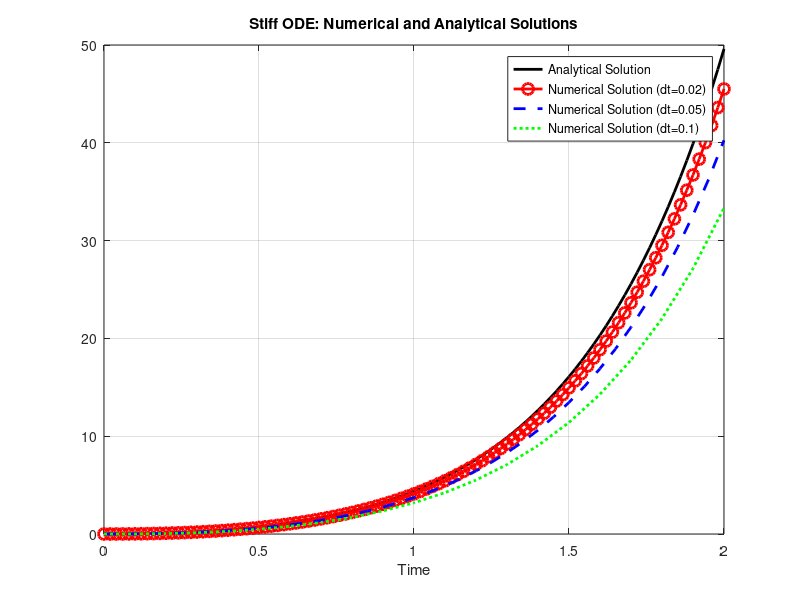

Recreate this plot in MATLAB.
clc; % Clear the command window.
clear; % Erase all existing variables. Or clearvars if you want.
close all; % Close all figures (except those of imtool.)



t_max = 2; % Maximum time to simulate
Dt=0.02; % Numerical Time step
t=0:Dt:t_max;   % Time vector
N=size(t,2); % Number of time steps
f(1) = 0; % Initial condition f(1) <==> t=0
for i = 1:N-1
    f(i+1)= f(i)+ Dt*(2*f(i)+ 4*t(i)); % Euler step to calculate f(i+1)
end

% Analytical solution
f_analytical = (-2*t)-1+ 1*exp(2*t);

% Plotting

plot(t, f_analytical, 'black', 'LineWidth', 2); % Analytical solution
hold on;
plot(t, f, 'ro-', 'MarkerSize', 8,'LineWidth',2); % Numerical solution with nodes at each time step

dt2 = 0.05; % Second time step
t2 = 0:dt2:t_max; % Time vector for second time step
Nt2 = size(t2,2); % Number of time steps for second time step
f2(1) = 0; % Initial condition for second time step
for i = 1:Nt2-1
    f2(i+1)= f2(i)+ dt2*(2*f2(i)+ 4*t2(i)); % Euler step to calculate f(i+1)
end
plot(t2, f2, 'b--', 'LineWidth', 2); % Numerical solution with second time step

dt3 = 0.1; % Third time step
t3 = 0:dt3:t_max; % Time vector for third time step
Nt3 = size(t3,2); % Number of time steps for third time step
f3(1) = 0; % Initial condition for third time step
for i = 1:Nt3-1
    f3(i+1)= f3(i)+ dt3*(2*f3(i)+ 4*t3(i)); % Euler step to calculate f(i+1)
end
plot(t3, f3, 'g:', 'LineWidth', 2); % Numerical solution with third time step
hold off;
xlabel('Time');legend('Analytical Solution','Numerical Solution (dt=0.2)', 'Numerical Solution (dt=0.1)', 'Numerical Solution (dt=0.05)');
legend('Analytical Solution','Numerical Solution (dt=0.02)', 'Numerical Solution (dt=0.05)', 'Numerical Solution (dt=0.1)');
title('Stiff ODE: Numerical and Analytical Solutions');
grid on;